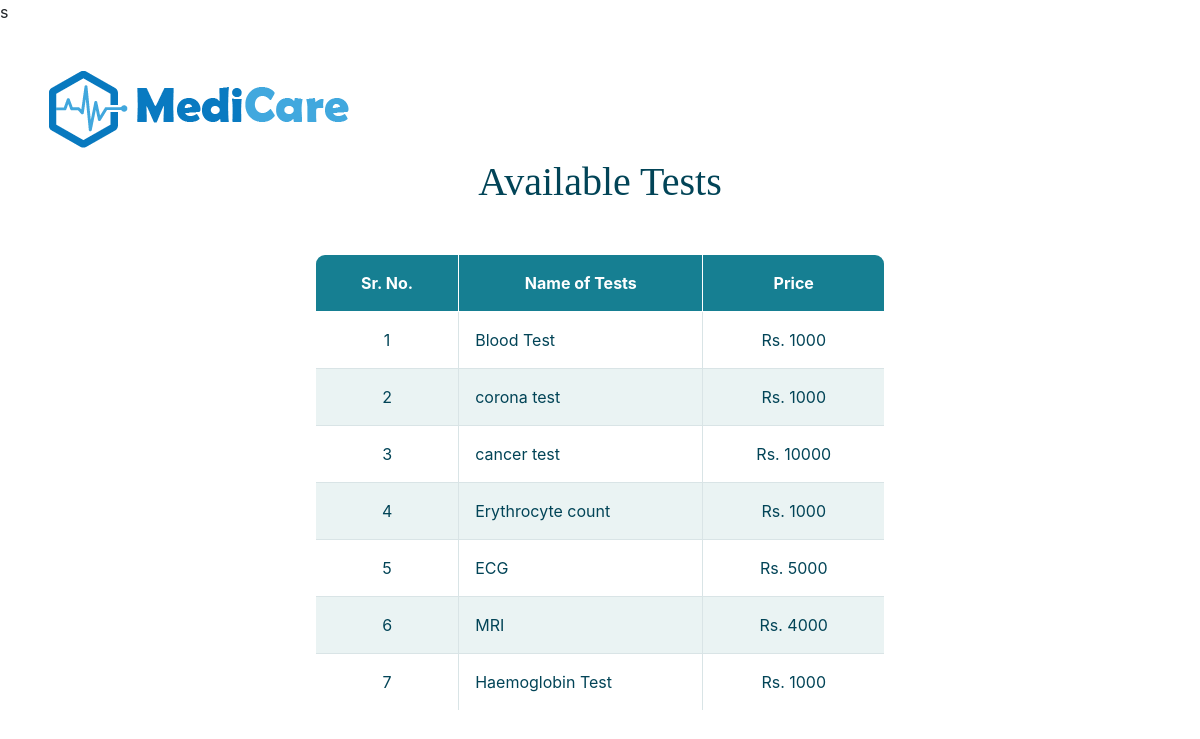
Screenshot of /viewtests.php (signed in) with the database file from the repository.
### tables this page shows
CREATE TABLE `tests` (
  `id` int(11) NOT NULL,
  `name` varchar(100) DEFAULT NULL,
  `Price` int(25) NOT NULL DEFAULT '1000'
);

### viewtests.php (the view, shortened to what this page needs)
<?php
include_once 'includes/dbh.inc.php';
include_once 'managerheader.php';
?>
<div class ="container-fluid">
<div class ="row">
<div class= "col-sm-12">
<h1 class ="text-center">Available Tests</h1>
</div>
</div>
</div><br>
<div class ="container-fluid">
<div class ="row">
<div class ="col-md-3 col-xs-12"></div>
<div class ="col-md-6 col-xs-12">
<table class ="responstable">
<tr>
<th><center>Sr. No.</center></th>
<th><center>Name of Tests</center></th>
<th><center>Price</center></th>
</tr>
<?php
$i=1;
$sql="SELECT * FROM tests";
$result=mysqli_query($conn,$sql);
$resultcheck=mysqli_num_rows($result);
if($resultcheck<1)
{?>
<h3>No Tests</h3>
<?php
}
else{
    while($row=mysqli_fetch_assoc($result))
    {?>
    <tr>
    <td style ="text-align:center"><?php echo $i?></td>
    <td><?php echo $row['name']?></td>
    <td style ="text-align:center">Rs. <?php echo $row['Price']?></td>
    </tr>
<?php
$i++;
    }
}
?>
</table></center>
</div>
</div>
</div>
</body>
</html>

### managerheader.php (style rules this page uses)
body { background-image:url(images/abt7.jpg); background-position:center; background-size:cover; background-repeat:no-repeat; height:100vh; }

### viewtests.php (style rules this page uses)
.responstable { margin: 1em 0; width: 100%; overflow: hidden; background: #fff; color: #024457; border-radius: 10px; border: 1px solid #167f92; }
.responstable tr { border: 1px solid #d9e4e6; }
.responstable tr:nth-child(odd) { background-color: #eaf3f3; }
.responstable th { display: none; border: 1px solid #fff; background-color: #167f92; color: #fff; padding: 1em; }
.responstable th:first-child { display: table-cell; text-align: center; }
.responstable th:nth-child(2) { display: table-cell; }
.responstable th:nth-child(2):after { content: attr(data-th); }
@media (min-width: 480px) { .responstable th:nth-child(2):after { display: none; } }
.responstable td { display: block; word-wrap: break-word; max-width: 7em; }
.responstable td:first-child { display: table-cell; text-align: center; border-right: 1px solid #d9e4e6; }
@media (min-width: 480px) { .responstable td { border: 1px solid #d9e4e6; } }
.responstable th, .responstable td { text-align: left; margin: 0.5em 1em; }
@media (min-width: 480px) { .responstable th, .responstable td { display: table-cell; padding: 1em; } }
h1 { font-family: Verdana; font-weight: normal; color: #024457; }

### rows the page displays
tests: name "Blood Test", Price "1000"
tests: name "corona test", Price "1000"
tests: name "cancer test", Price "10000"
tests: name "Erythrocyte count", Price "1000"
tests: name "ECG", Price "5000"
tests: name "MRI", Price "4000"
tests: name "Haemoglobin Test", Price "1000"
